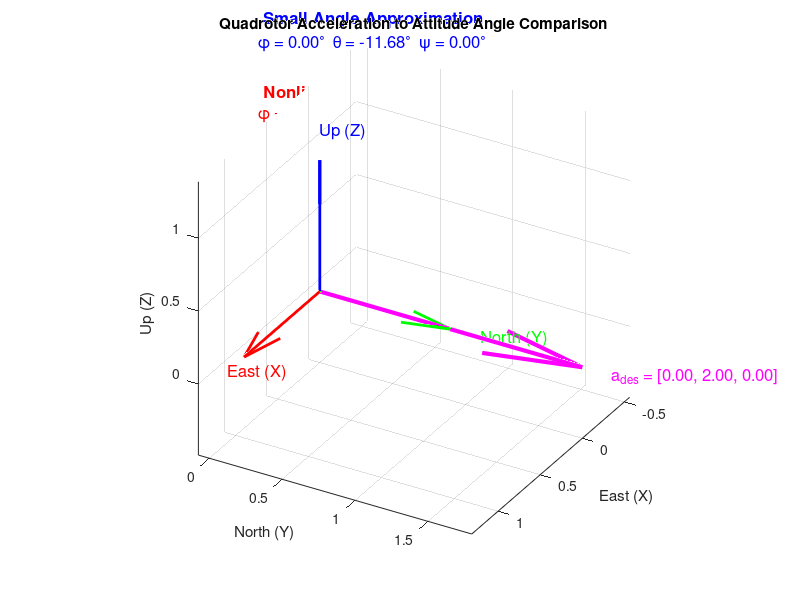

The MATLAB script that drew this image:
% 旋翼模式加速度解算 - 对比测试
clc; clear; close all;

% 设置参数
psi_cmd = deg2rad(0);  % 偏航角（例：30°）
g = 9.81;              % 重力加速度(m/s^2)
m = 3;                 % 质心质量 (kg)

% 期望加速度（示例值）
acc_des = [0; 2; 0];  % [ax; ay; az]

%% ====================== 小角度近似方法 ======================
theta_cmd_approx = (acc_des(1)*sin(psi_cmd) - acc_des(2)*cos(psi_cmd)) / g;
phi_cmd_approx = (acc_des(1)*cos(psi_cmd) + acc_des(2)*sin(psi_cmd)) / g;

%% ====================== 完整非线性方法 ======================

% 期望总推力向量（ENU坐标）
F_des = m * [acc_des(1); acc_des(2); g + acc_des(3)];

% 期望机体Z轴方向 (Up)
zb_des = F_des / norm(F_des);

% 期望机体X轴水平投影方向
xc = [sin(psi_cmd); cos(psi_cmd); 0];

% 期望机体Y轴方向
yb_des = cross(zb_des, xc);
yb_des = yb_des / norm(yb_des);

% 重新计算期望机体X轴方向，确保正交
xb_des = cross(yb_des, zb_des);

% 构造期望旋转矩阵
R_des = [xb_des, yb_des, zb_des];

% 解算欧拉角（ZXY顺序）
phi_cmd_exact = atan2(R_des(3,2), R_des(3,3));
theta_cmd_exact = asin(R_des(3,1));
% psi_des 已知，不需重新计算（但可用作校验）
% psi_des_check = atan2(R_des(2,1), R_des(1,1));

%% ====================== 结果显示 ======================

% 绘制坐标轴和加速度矢量
figure;
quiver3(0,0,0,1,0,0,'r','LineWidth',2); hold on; % 东(X)
quiver3(0,0,0,0,1,0,'g','LineWidth',2);          % 北(Y)
quiver3(0,0,0,0,0,1,'b','LineWidth',2);          % 上(Z)

% 绘制期望加速度矢量
quiver3(0,0,0,acc_des(1),acc_des(2),acc_des(3),'m','LineWidth',3);

% 添加坐标轴标签
text(1.1,0,0,'East (X)','FontSize',12,'Color','r');
text(0,1.1,0,'North (Y)','FontSize',12,'Color','g');
text(0,0,1.1,'Up (Z)','FontSize',12,'Color','b');

% 显示加速度信息
acc_label = sprintf('a_{des} = [%.2f, %.2f, %.2f]', acc_des(1), acc_des(2), acc_des(3));
text(acc_des(1), acc_des(2), acc_des(3), acc_label,'FontSize',12,'Color','m');

% 小角度方法计算的姿态角
angle_label_approx = sprintf(['\\bf Small Angle Approximation\\rm\n'...
    '\\phi = %.2f^{\\circ}  \\theta = %.2f^{\\circ}  \\psi = %.2f^{\\circ}'],...
    rad2deg(phi_cmd_approx), rad2deg(theta_cmd_approx), rad2deg(psi_cmd));
text(-1, -1, 1, angle_label_approx, 'FontSize', 12, 'BackgroundColor', 'w', 'Color', 'blue');

% 完整非线性方法计算的姿态角
angle_label_exact = sprintf(['\\bf Nonlinear Solution\\rm\n'...
    '\\phi = %.2f^{\\circ}  \\theta = %.2f^{\\circ}  \\psi = %.2f^{\\circ}'],...
    rad2deg(phi_cmd_exact), rad2deg(theta_cmd_exact), rad2deg(psi_cmd));
text(-1, -1, 0.5, angle_label_exact, 'FontSize', 12, 'BackgroundColor', 'w', 'Color', 'red');

% 设置图像参数
grid on; axis equal;
xlabel('East (X)'); ylabel('North (Y)'); zlabel('Up (Z)');
title('Quadrotor Acceleration to Attitude Angle Comparison');
view(120,30);
